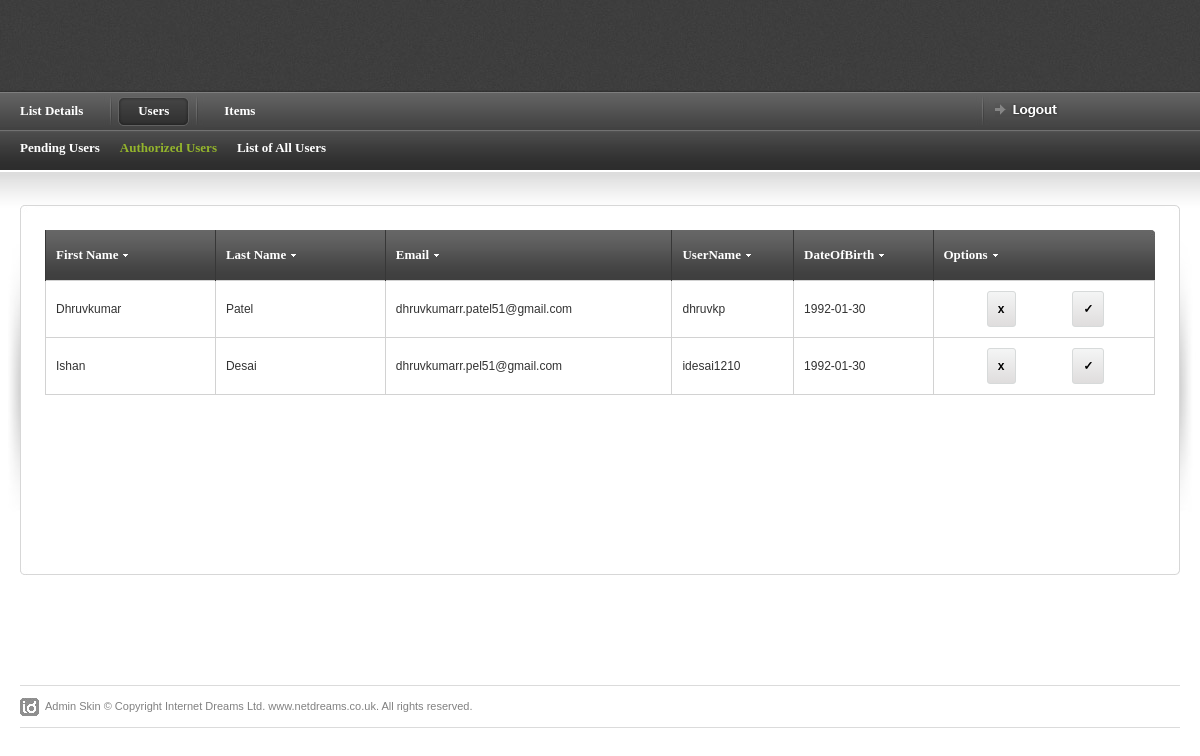
Page /Admin/display_pen_users.php (signed in) on the earlier database version.
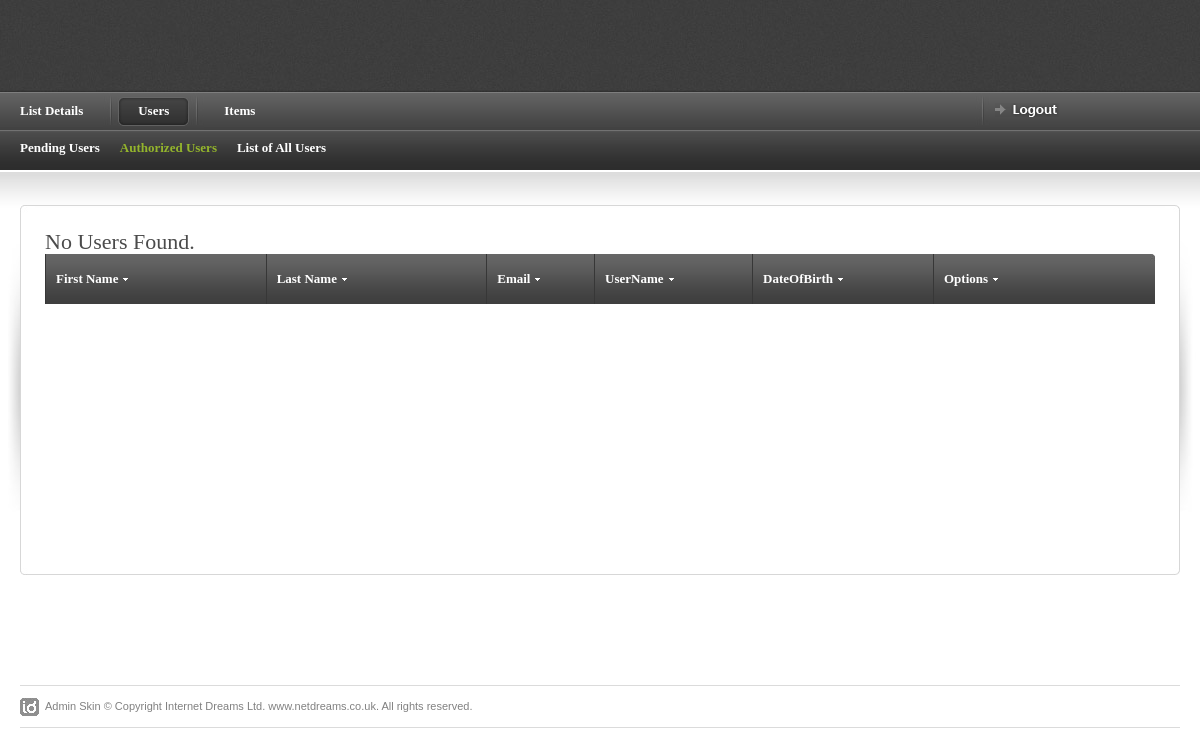
Same page on the later database version.
### tables this page shows
CREATE TABLE `User` (
  `user_id` int(11) NOT NULL,
  `firstname` varchar(255) NOT NULL,
  `lastname` varchar(255) NOT NULL,
  `address1` varchar(1023) NOT NULL,
  `address2` varchar(1023) NOT NULL,
  `zipcode` varchar(10) NOT NULL,
  `gender` enum('Male','Female','Other','') NOT NULL,
  `contact_no` varchar(15) NOT NULL,
  `dob` date NOT NULL,
  `email` varchar(255) NOT NULL,
  `username` varchar(255) NOT NULL,
  `password_hash` varchar(255) NOT NULL,
  `status` enum('under_review','active','inactive','') NOT NULL
);

### Admin/connection.php (called while the page is built, shortened)
<?php
$db =null;
 function query($sql_query)
 {
 	global $db;
 	$res=$db->query($sql_query);
 	return $res;
 }
 ?>

### Admin/display_pen_users.php (the view, shortened to what this page needs)
<?php
    if(!isset($_SESSION['userid']))
   {
    header("location:/bookexchange/login.php");
   }
   else
   {
    include 'header.php';
    include 'connection.php';
	$sql = "select user_id,firstname, lastname, email, username, dob  from User where status = 'under_review';";
	$result = query($sql);
    }
?>
<div id="content-outer">
<div id="content">
	<table border="0" width="100%" cellpadding="0" cellspacing="0" id="content-table">
	<tr>
		<th rowspan="3" class="sized"><img src="images/shared/side_shadowleft.jpg" width="20" height="300" alt="" /></th>
		<th class="topleft"></th>
		<td id="tbl-border-top">&nbsp;</td>
		<th class="topright"></th>
		<th rowspan="3" class="sized"><img src="images/shared/side_shadowright.jpg" width="20" height="300" alt="" /></th>
	</tr>
	<tr>
		<td id="tbl-border-left"></td>
		<td>
		<div id="content-table-inner">
			<div id="table-content">
				<form name='f1' method='post' >
				<table border="0" width="100%" cellpadding="0" cellspacing="0" id="product-table">
				<tr>
					<th class="table-header-repeat line-left minwidth-1"><a href="">First Name</a>	</th>
					<th class="table-header-repeat line-left minwidth-1"><a href="">Last Name</a></th>
					<th class="table-header-repeat line-left"><a href="">Email</a></th>
					<th class="table-header-repeat line-left"><a href="">UserName</a></th>
					<th class="table-header-repeat line-left"><a href="">DateOfBirth</a></th>
					<th class="table-header-options line-left"><a href="">Options</a></th>
				</tr>
				<?php
				if($result->num_rows != 0){
				while($row = $result->fetch_assoc()) {
					echo "<tr>";
					echo"<td>".$row['firstname']."</td>";
					echo"<td>".$row['lastname']."</td>";
					echo"<td>".$row['email']."</td>";
					echo"<td>".$row['username']."</td>";
					echo"<td>".$row['dob']."</td>";
					echo"<td>";
					echo"&nbsp;&nbsp;&nbsp;&nbsp;&nbsp;&nbsp;&nbsp;&nbsp;&nbsp;&nbsp;&nbsp;&nbsp;&nbsp;<input type = 'button' name = 'remove' value = 'x' onClick = 'redirect(".$row['user_id'].")' class='button_example'>&nbsp;&nbsp;&nbsp;&nbsp;&nbsp;";
					echo"&nbsp;&nbsp;&nbsp;&nbsp;&nbsp;&nbsp;&nbsp;&nbsp;&nbsp;&nbsp;&nbsp;&nbsp;<input type = 'button' name = 'remove' value = '✓' onClick = 'redirect2(".$row['user_id'].")' class='button_example'>";
					echo"</td>";
					echo "</tr>";
				}
				}
				else
				{
					echo"<h1> No Users Found. </h1>";
				}?>
				</table>
			</form>
			</div>
		</div>
		</td>
		<td id="tbl-border-right"></td>
	</tr>
	<tr>
		<th class="sized bottomleft"></th>
		<td id="tbl-border-bottom">&nbsp;</td>
		<th class="sized bottomright"></th>
	</tr>
	</table>
</div>
</div>
<?php
include 'footer.php';
?>

Differences in the rows shown:
no longer on this page (row edited): user: firstname "Dhruvkumar", lastname "Patel", email "dhruvkumarr.patel51@gmail.com", username "dhruvkp", dob "1992-01-30"
no longer on this page (row edited): user: firstname "Ishan", lastname "Desai", email "dhruvkumarr.pel51@gmail.com", username "idesai1210", dob "1992-01-30"
Other differences:
text now shown: "No Users Found."
